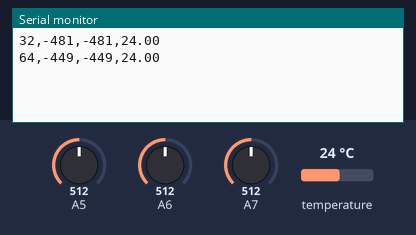
A sketch run on a simulated Arduino Nano, built with avr-gcc and run on an emulated ATmega328P. On the bench: the last lines printed to the serial monitor. The test bench sets the inputs (shaded band); at power-on: temperature 24 °C, A5 = 512, A6 = 512, A7 = 512.

Above: at 2.4 s.
2.5 s: temperature set to 12 °C
At 3.2 s:
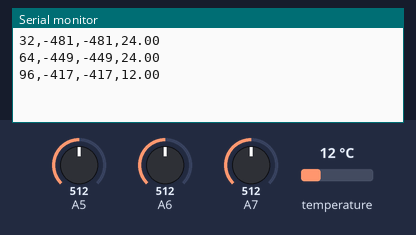
4.0 s: A5 set to 716
At 4.7 s:
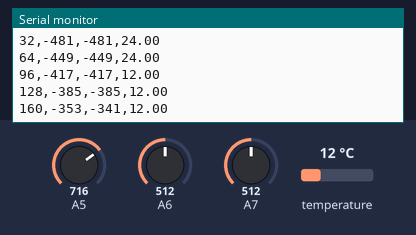
5.5 s: A6 set to 716
At 6.8 s:
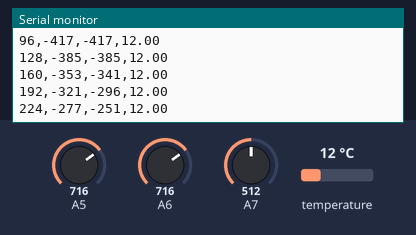
7.0 s: A7 set to 716
At 7.0 s:
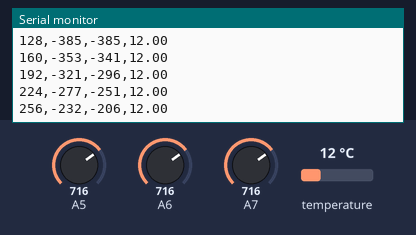
8.5 s: temperature set to 19 °C
At 9.4 s:
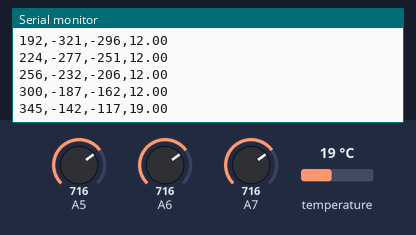
10.0 s: A5 set to 992
At 11.1 s:
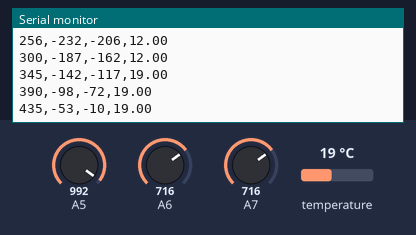
Timing chart, 0 to 12.5 s (numbered marks = the images above; inputs shaded):
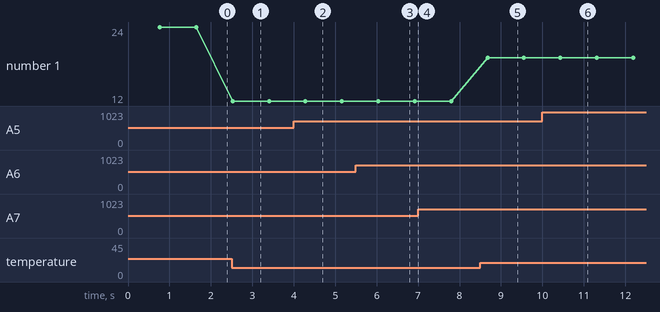

The sketch:

power_meter_v2.ino
```cpp
#include <OneWire.h>
#include <DallasTemperature.h>

// Data wire is plugged into port 2 on the Arduino
#define ONE_WIRE_BUS 2
#define TEMPERATURE_PRECISION 9 // Lower resolution

// Setup a oneWire instance to communicate with any OneWire devices (not just Maxim/Dallas temperature ICs)
OneWire oneWire(ONE_WIRE_BUS);

// Pass our oneWire reference to Dallas Temperature.
DallasTemperature sensors(&oneWire);

int numberOfDevices; // Number of temperature devices found

DeviceAddress tempDeviceAddress; // We'll use this variable to store a found device address

double voltageValue = 0;
double currentAmpValue = 0;
double currentValue = 0;

const int numReadings = 16;

int voltageCounts[numReadings];
int currentAmpCounts[numReadings];
int currentCounts[numReadings];
long voltageSum = 0;
long currentAmpSum = 0;
long currentSum = 0;
int voltageAverage = 0;
int currentAmpAverage = 0;
int currentAverage = 0;

int readIndex = 0;


void setup() {
  Serial.begin(9600);
  sensors.begin();
  numberOfDevices = sensors.getDeviceCount();
}

void printTemperature(DeviceAddress deviceAddress)
{
  float tempC = sensors.getTempC(deviceAddress);
  if(tempC == DEVICE_DISCONNECTED_C)
  {
    //Serial.println("Error: Could not read temperature data");
    return;
  }
  Serial.print(tempC);
}

void loop() {
  sensors.requestTemperatures();

  voltageSum -= voltageCounts[readIndex];
  currentAmpSum -= currentAmpCounts[readIndex];
  currentSum -= currentCounts[readIndex];
  voltageCounts[readIndex] = analogRead(A7);
  currentAmpCounts[readIndex] = analogRead(A6);
  currentCounts[readIndex] = analogRead(A5);
  voltageSum += voltageCounts[readIndex];
  currentAmpSum += currentAmpCounts[readIndex];
  currentSum += currentCounts[readIndex];
  voltageAverage = voltageSum/numReadings;
  currentAmpAverage = (currentAmpSum/numReadings)-513;
  currentAverage = (currentSum/numReadings)-513;
  voltageValue = voltageAverage * 1;
  currentAmpValue = currentAmpAverage * 1;
  currentValue = currentAverage * 1;

  readIndex = ((readIndex + 1) % numReadings);

  //Serial.print("V = ");
  Serial.print(voltageAverage);
  Serial.print(',');
  //Serial.print("  Iamp = ");
  Serial.print(currentAmpAverage);
  Serial.print(',');
  //Serial.print("  I = ");
  Serial.print(currentAverage);
  //Serial.print(',');

  for(int i=0;i<numberOfDevices; i++)
  {
    if(sensors.getAddress(tempDeviceAddress, i))
    {
      Serial.print(',');
      printTemperature(tempDeviceAddress); // Use a simple function to print out the data
    }

  }

  Serial.print('\n');

   delay(100);
}
```

Measured:
- after the input at 2.5 s, the serial monitor: prints a new line at once (image 1)
- after the input at 4.0 s, the serial monitor: prints a new line after 0.28 s (image 2)
- after the input at 5.5 s, the serial monitor: prints a new line after 0.54 s (image 3)
- after the input at 8.5 s, the serial monitor: prints a new line after 0.18 s (image 5)
- after the input at 10.0 s, the serial monitor: prints a new line after 0.43 s (image 6)
- plotted number 1: 24 → 12 after the input at 2.5 s, 12 → 19 after the input at 8.5 s
